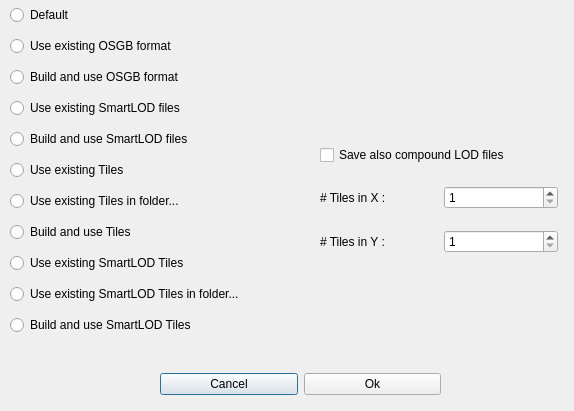
<?xml version="1.0" encoding="UTF-8"?>
<ui version="4.0">
 <class>ModelLoadingModeDialog</class>
 <widget class="QDialog" name="ModelLoadingModeDialog">
  <property name="geometry">
   <rect>
    <x>0</x>
    <y>0</y>
    <width>574</width>
    <height>411</height>
   </rect>
  </property>
  <property name="windowTitle">
   <string>Model Loading Mode Dialog</string>
  </property>
  <widget class="QWidget" name="layoutWidget1">
   <property name="geometry">
    <rect>
     <x>10</x>
     <y>0</y>
     <width>296</width>
     <height>351</height>
    </rect>
   </property>
   <layout class="QVBoxLayout" name="verticalLayout">
    <item>
     <widget class="QRadioButton" name="defaultRadio">
      <property name="toolTip">
       <string>Use standard file loading</string>
      </property>
      <property name="text">
       <string>Default</string>
      </property>
     </widget>
    </item>
    <item>
     <widget class="QRadioButton" name="useOSGBRadio">
      <property name="toolTip">
       <string>Use existing osgb file</string>
      </property>
      <property name="text">
       <string>Use existing OSGB format</string>
      </property>
     </widget>
    </item>
    <item>
     <widget class="QRadioButton" name="buildOSGBRadio">
      <property name="toolTip">
       <string>Build osgb file and use it</string>
      </property>
      <property name="text">
       <string>Build and use OSGB format</string>
      </property>
     </widget>
    </item>
    <item>
     <widget class="QRadioButton" name="useSmartLODRadio">
      <property name="toolTip">
       <string>Use existing Smart LOD files</string>
      </property>
      <property name="text">
       <string>Use existing SmartLOD files</string>
      </property>
     </widget>
    </item>
    <item>
     <widget class="QRadioButton" name="buildSmartLODRadio">
      <property name="toolTip">
       <string>Build Smart LOD files and use them</string>
      </property>
      <property name="text">
       <string>Build and use SmartLOD files</string>
      </property>
     </widget>
    </item>
    <item>
     <widget class="QRadioButton" name="useTilesRadio">
      <property name="toolTip">
       <string>Use existing tiles in the same folder</string>
      </property>
      <property name="text">
       <string>Use existing Tiles</string>
      </property>
     </widget>
    </item>
    <item>
     <widget class="QRadioButton" name="useTilesFolderRadio">
      <property name="toolTip">
       <string>Use existing tiles in choosen folder</string>
      </property>
      <property name="text">
       <string>Use existing Tiles in folder...</string>
      </property>
     </widget>
    </item>
    <item>
     <widget class="QRadioButton" name="buildTilesRadio">
      <property name="toolTip">
       <string>Build and use Tiles - without LOD computing</string>
      </property>
      <property name="text">
       <string>Build and use Tiles</string>
      </property>
     </widget>
    </item>
    <item>
     <widget class="QRadioButton" name="useSmartLODTilesRadio">
      <property name="toolTip">
       <string>Use existing Smart LOD tiles in the same folder</string>
      </property>
      <property name="text">
       <string>Use existing SmartLOD Tiles</string>
      </property>
     </widget>
    </item>
    <item>
     <widget class="QRadioButton" name="useSmartLODTilesFolderRadio">
      <property name="toolTip">
       <string>Use existing SmartLOD tiles in choosen folder</string>
      </property>
      <property name="text">
       <string>Use existing SmartLOD Tiles in folder...</string>
      </property>
     </widget>
    </item>
    <item>
     <widget class="QRadioButton" name="buildSmartLODTilesRadio">
      <property name="toolTip">
       <string>Build Smart LOD tiles and use them</string>
      </property>
      <property name="text">
       <string>Build and use SmartLOD Tiles</string>
      </property>
     </widget>
    </item>
   </layout>
  </widget>
  <widget class="QWidget" name="layoutWidget2">
   <property name="geometry">
    <rect>
     <x>320</x>
     <y>130</y>
     <width>238</width>
     <height>141</height>
    </rect>
   </property>
   <layout class="QVBoxLayout" name="verticalLayout_2">
    <item>
     <widget class="QCheckBox" name="saveCompoudCheck">
      <property name="toolTip">
       <string>Save also LOD level in one osgb file</string>
      </property>
      <property name="text">
       <string>Save also compound LOD files</string>
      </property>
     </widget>
    </item>
    <item>
     <layout class="QHBoxLayout" name="horizontalLayout">
      <property name="spacing">
       <number>10</number>
      </property>
      <item>
       <widget class="QLabel" name="Xlabel">
        <property name="text">
         <string># Tiles in X :</string>
        </property>
       </widget>
      </item>
      <item>
       <widget class="QSpinBox" name="XspinBox">
        <property name="toolTip">
         <string>Number of tiles in X direction</string>
        </property>
        <property name="minimum">
         <number>1</number>
        </property>
       </widget>
      </item>
     </layout>
    </item>
    <item>
     <layout class="QHBoxLayout" name="horizontalLayout_2">
      <property name="spacing">
       <number>10</number>
      </property>
      <item>
       <widget class="QLabel" name="Ylabel">
        <property name="text">
         <string># Tiles in Y :</string>
        </property>
       </widget>
      </item>
      <item>
       <widget class="QSpinBox" name="YspinBox">
        <property name="toolTip">
         <string>Number of tiles in Y direction</string>
        </property>
        <property name="minimum">
         <number>1</number>
        </property>
       </widget>
      </item>
     </layout>
    </item>
   </layout>
  </widget>
  <widget class="QWidget" name="layoutWidget3">
   <property name="geometry">
    <rect>
     <x>160</x>
     <y>370</y>
     <width>281</width>
     <height>29</height>
    </rect>
   </property>
   <layout class="QHBoxLayout" name="horizontalLayout_3">
    <item>
     <widget class="QPushButton" name="cancelButton">
      <property name="text">
       <string>Cancel</string>
      </property>
     </widget>
    </item>
    <item>
     <widget class="QPushButton" name="okButton">
      <property name="text">
       <string>Ok</string>
      </property>
     </widget>
    </item>
   </layout>
  </widget>
 </widget>
 <resources/>
 <connections/>
</ui>
